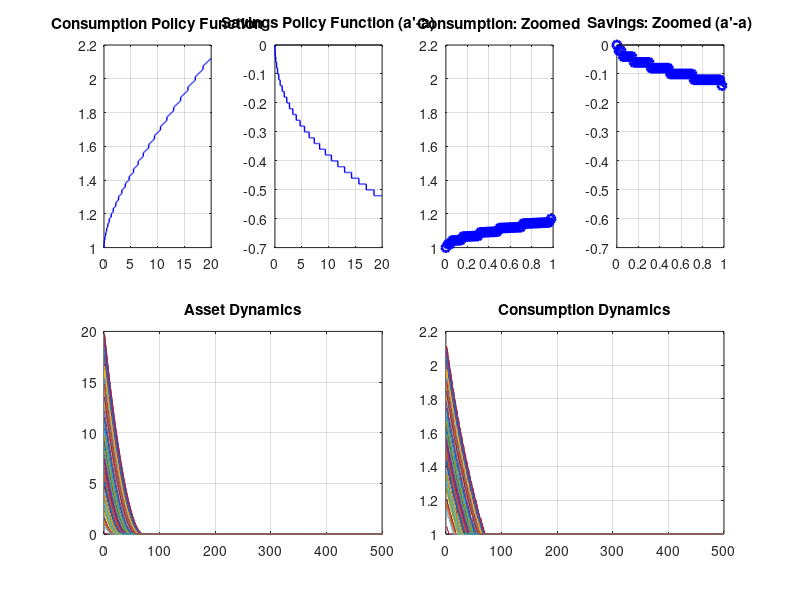

Here is the MATLAB script that generated this plot:
% Deterministic Value Function Iteration
% Greg Kaplan 2017

clear;
close all;

%% PARAMETERS

% preferences
risk_aver   = 2;
beta        = 0.95;

%returns
r           = 0.03;
R = 1+ r;

%income
y = 1;

% asset grids
na          = 1000;
amax        = 20; 
borrow_lim  = 0;
agrid_par   = 1; %1 for linear, 0 for L-shaped

% computation
max_iter    = 1000;
tol_iter    = 1.0e-6;
Nsim        = 100;
Tsim        = 500;


%% OPTIONS
Display     = 1;
DoSimulate  = 1;
MakePlots   = 1;

%% SET UP GRIDS

% assets
agrid = linspace(0,1,na)';
agrid = agrid.^(1./agrid_par);
agrid = borrow_lim + (amax-borrow_lim).*agrid;

%% DRAW RANDOM NUMBERS
rng(2017);
arand = rand(Nsim,1);


%% UTILITY FUNCTION

if risk_aver==1
    u = @(c)log(c);
else    
    u = @(c)(c.^(1-risk_aver)-1)./(1-risk_aver);
end    

u1 = @(c) c.^(-risk_aver);

%% INITIALIZE VALUE FUNCTION

Vguess = u(r.*agrid+y)./(1-beta);

%% ITERATE ON VALUE FUNCTION

V = Vguess;

Vdiff = 1;
iter = 0;

while iter <= max_iter && Vdiff>tol_iter
    iter = iter + 1;
    Vlast = V;
    V = zeros(na,1);
    sav = zeros(na,1);
    savind = zeros(na,1);
    con = zeros(na,1);
    
    % loop over assets
    for ia = 1:na
        
        cash = R.*agrid(ia) + y;
        Vchoice = u(max(cash-agrid,1.0e-10)) + beta.*Vlast;           
        [V(ia),savind(ia)] = max(Vchoice);
        sav(ia) = agrid(savind(ia));
        con(ia) = cash - sav(ia);
    end
    
    
    Vdiff = max(max(abs(V-Vlast)));
    if Display >=1
        disp(['Iteration no. ' int2str(iter), ' max val fn diff is ' num2str(Vdiff)]);
    end
end    


%% SIMULATE
if DoSimulate ==1
    yindsim = zeros(Nsim,Tsim);
    aindsim = zeros(Nsim,Tsim);
    
    % initial assets: uniform on [borrow_lim, amax]    
    ainitial = borrow_lim + arand.*(amax-borrow_lim);
    
    %allocate to nearest point on agrid;
    aindsim(:,1) = interp1(agrid,[1:na]',ainitial,'nearest');
        
    %loop over time periods
    for it = 1:Tsim
        if Display >=1 && mod(it,100) ==0
            disp([' Simulating, time period ' int2str(it)]);
        end
        % asset choice
        if it<Tsim
            aindsim(:,it+1) = savind(aindsim(:,it));
        end
    end
    
    %assign actual asset and income values;
    asim = agrid(aindsim);
    csim = R.*asim(:,1:Tsim-1) + y - asim(:,2:Tsim); 
end

%% MAKE PLOTS
if MakePlots ==1 
    figure(1);
    
    % consumption policy function
    subplot(2,4,1);
    plot(agrid,con,'b-','LineWidth',1);
    grid;
    xlim([0 amax]);
    title('Consumption Policy Function');
%     legend('Lowest income state','Highest income state');

    % savings policy function
    subplot(2,4,2);
    plot(agrid,sav-agrid,'b-','LineWidth',1);
    hold on;
    plot(agrid,zeros(na,1),'k','LineWidth',0.5);
    hold off;
    grid;
    xlim([0 amax]);
    title('Savings Policy Function (a''-a)');
    
    % consumption policy function: zoomed in
    subplot(2,4,3);
    plot(agrid,con,'b-o','LineWidth',2);
    grid;
    xlim([0 1]);
    title('Consumption: Zoomed');
    
     % savings policy function: zoomed in
    subplot(2,4,4);
    plot(agrid,sav-agrid,'b-o','LineWidth',2);
    hold on;
    plot(agrid,zeros(na,1),'k','LineWidth',0.5);
    hold off;
    grid;
    xlim([0 1]);
    title('Savings: Zoomed (a''-a)');
    
    
    %asset dynamics distribution
    subplot(2,4,5:6);
    plot([1:Tsim]',asim);
    grid on;
    title('Asset Dynamics');

    %consumption dynamics distribution
    subplot(2,4,7:8);
    plot([1:Tsim-1]',csim);
    grid on;
    title('Consumption Dynamics');

end
